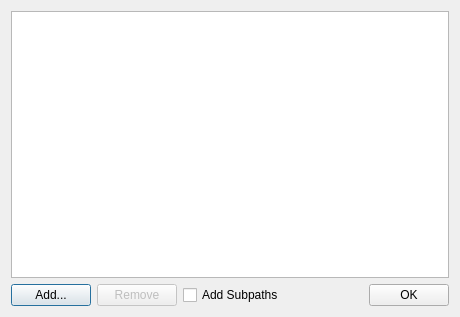
<?xml version="1.0" encoding="UTF-8"?>
<ui version="4.0">
 <class>SearchPathsDialog</class>
 <widget class="QDialog" name="SearchPathsDialog">
  <property name="geometry">
   <rect>
    <x>0</x>
    <y>0</y>
    <width>460</width>
    <height>317</height>
   </rect>
  </property>
  <property name="windowTitle">
   <string>Configure Bitmap Paths</string>
  </property>
  <layout class="QVBoxLayout" name="verticalLayout_2">
   <item>
    <widget class="QListWidget" name="listWidget"/>
   </item>
   <item>
    <layout class="QHBoxLayout" name="horizontalLayout">
     <item>
      <widget class="QPushButton" name="pushButton">
       <property name="text">
        <string>Add...</string>
       </property>
      </widget>
     </item>
     <item>
      <widget class="QPushButton" name="pushButton_2">
       <property name="enabled">
        <bool>false</bool>
       </property>
       <property name="text">
        <string>Remove</string>
       </property>
      </widget>
     </item>
     <item>
      <widget class="QCheckBox" name="checkBox">
       <property name="text">
        <string>Add Subpaths</string>
       </property>
      </widget>
     </item>
     <item>
      <spacer name="horizontalSpacer">
       <property name="orientation">
        <enum>Qt::Horizontal</enum>
       </property>
       <property name="sizeHint" stdset="0">
        <size>
         <width>40</width>
         <height>20</height>
        </size>
       </property>
      </spacer>
     </item>
     <item>
      <widget class="QPushButton" name="pushButton_3">
       <property name="text">
        <string>OK</string>
       </property>
      </widget>
     </item>
    </layout>
   </item>
  </layout>
 </widget>
 <resources/>
 <connections/>
</ui>
